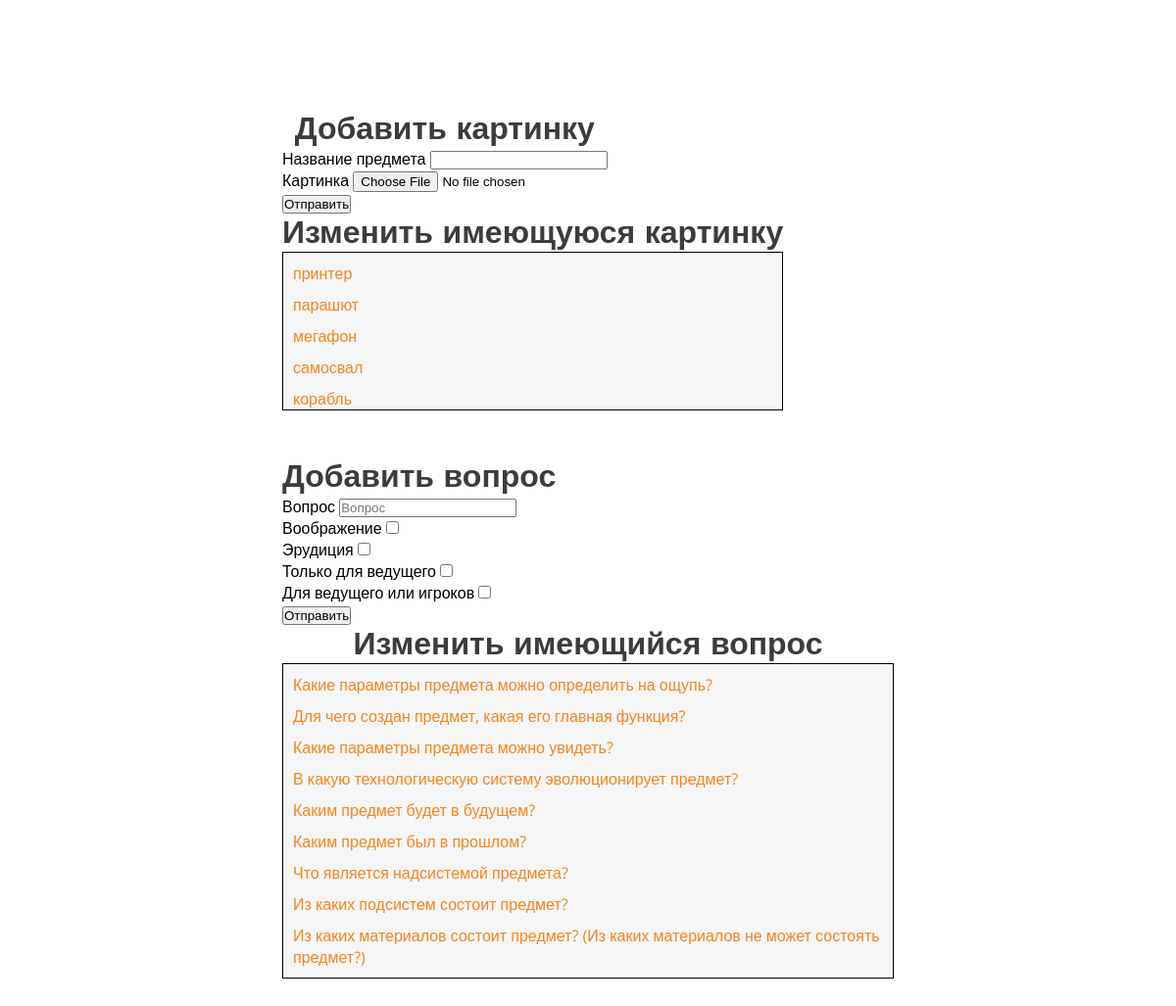
Screenshot of /admin (signed in) with the database file from the repository.
### data/items.py (models this page shows)
class Items(SqlAlchemyBase, SerializerMixin):
    __tablename__ = 'items'
    id = sqlalchemy.Column(sqlalchemy.Integer,
                           primary_key=True, autoincrement=True)
    name = sqlalchemy.Column(sqlalchemy.String)
    filename = sqlalchemy.Column(sqlalchemy.String)

### data/quests.py (models this page shows)
class Quests(SqlAlchemyBase, SerializerMixin):
    __tablename__ = 'quests'
    id = sqlalchemy.Column(sqlalchemy.Integer,
                           primary_key=True, autoincrement=True)
    quest = sqlalchemy.Column(sqlalchemy.String)
    image = sqlalchemy.Column(sqlalchemy.Boolean)
    erudition = sqlalchemy.Column(sqlalchemy.Boolean)
    leader = sqlalchemy.Column(sqlalchemy.Boolean)
    players = sqlalchemy.Column(sqlalchemy.Boolean)

### main.py (the view, shortened to what this page needs)
@app.route("/admin", methods=['GET', 'POST'])
@login_required
def admin():
    item_form, quest_form = ItemForm(), QuestForm()
    session = create_session()
    items = session.query(Items).all()
    quests = session.query(Quests).all()
    if item_form.validate_on_submit() and not quest_form.validate_on_submit():
        if 'image' not in request.files:
            flash('No file part')
            return redirect(request.url)
        name, file = item_form.name.data, request.files['image']
        if file.filename == '':
            flash('No selected file')
            return redirect(request.url)
        if file and allowed_file(file.filename):
            filename = secure_filename(file.filename)
            full_filename = os.path.join(app.config['UPLOAD_FOLDER'], filename)
            file.save(full_filename)
            session = create_session()
            item = Items()
            item.name, item.filename = name, full_filename
            session.add(item)
            session.commit()
            return render_template('admin_page.html', Iform=item_form, Qform=quest_form, item_error=False)
        return render_template('admin_page.html', Iform=item_form, Qform=quest_form, item_error=True)
    elif not quest_form.validate_on_submit():
        return render_template('admin_page.html', Iform=item_form, Qform=quest_form, item_error=True, items=items,
                               quests=quests)

### forms/item_add.py
class ItemForm(FlaskForm):
    name = StringField("Название предмета", validators=[DataRequired()], render_kw={
        "class": "input-str form-control",
        "required": True,
    })
    image = FileField('Картинка', validators=[DataRequired()], render_kw={
        "required": True,
    })
    submit = SubmitField('Отправить')

### forms/quest_add.py
class QuestForm(FlaskForm):
    label = "Вопрос"
    quest = StringField(label, validators=[DataRequired()], render_kw={
        "class": "input-str form-control",
        "required": True,
        "placeholder": label
    })
    label = "Воображение"
    image = BooleanField(label, render_kw={
        "class": "input-str form-control",
        "placeholder": label})
    label = "Эрудиция"
    erudition = BooleanField(label, render_kw={
        "class": "input-str form-control",
        "placeholder": label})
    label = "Только для ведущего"
    leader = BooleanField(label, render_kw={
        "class": "input-str form-control",
        "placeholder": label})
    label = "Для ведущего или игроков"
    players = BooleanField(label, render_kw={
        "class": "input-str form-control",
        "placeholder": label})
    submit = SubmitField('Отправить')

### data/db_session.py (called while the page is built)
def create_session() -> Session:
    global __factory
    return __factory()

### main.py (called while the page is built)
@login_manager.user_loader
def load_user(user_id):
    session = create_session()
    return session.query(Admin).get(user_id)

@app.after_request
def add_header(r):
    if not app.config["DEBUG"]:
        return r
    r.headers["Cache-Control"] = "no-cache, no-store, must-revalidate"
    r.headers["Pragma"] = "no-cache"
    r.headers["Expires"] = "0"
    r.headers['Cache-Control'] = 'public, max-age=0'
    return r

### templates/admin_page.html (shortened to what this page needs)
{% extends "base.html" %}
{% block styles %}
    <link rel="stylesheet" href="{{ url_for('static', filename='css/admin.css') }}">
{% endblock %}
{% block content %}
    <main>
        <div class="card-area">
            <div class="card-add">
                <form method=post enctype=multipart/form-data>
                    <h1>Добавить картинку</h1>
                    <div class="form-item">
                        {{ Iform.name.label }}
                        {{ Iform.name() }}
                    </div>
                    <div class="form-item">
                        {{ Iform.image.label }}
                        {{ Iform.image() }}
                    </div>
                    <div class="form-item">
                        {{ Iform.submit(type="submit", class="button") }}
                    </div>
                </form>
            </div>
            <div class="card-nav">
                <h1>Изменить имеющуюся картинку</h1>
                <div class="container card-container">
                    <ul>
                        {% for item in items %}
                            <li><a href="/admin/item/{{ item.id }}">{{ item.name }}</a></li>
                        {% endfor %}
                    </ul>
                </div>
            </div>
        </div>
        <div class="quest-area">
            <div class="quest-add">
                <form action="" method="post">
                    <h1>Добавить вопрос</h1>
                    <div class="form-item">
                        {{ Qform.quest.label }}
                        {{ Qform.quest() }}
                    </div>
                    <div class="form-item">
                        {{ Qform.image.label }}
                        {{ Qform.image() }}
                    </div>
                    <div class="form-item">
                        {{ Qform.erudition.label }}
                        {{ Qform.erudition() }}
                    </div>
                    <div class="form-item">
                        {{ Qform.leader.label }}
                        {{ Qform.leader() }}
                    </div>
                    <div class="form-item">
                        {{ Qform.players.label }}
                        {{ Qform.players() }}
                    </div>
                    <div class="form-item">
                        {{ Qform.submit(type="submit", class="button") }}
                    </div>
                </form>
            </div>
            <div class="quest-nav">
                <h1>Изменить имеющийся вопрос</h1>
                <div class="container quest-container">
                    <ul>
                        {% for item in quests %}
                            <li><a href="/admin/quest/{{ item.id }}">{{ item.quest }}</a></li>
                        {% endfor %}
                    </ul>
                </div>
            </div>
        </div>
    </main>
{% endblock %}

### static/css/base.css (style rules this page uses)
*, *::before, *::after { margin: 0; padding: 0; outline: none !important; -webkit-tap-highlight-color: rgba(0, 0, 0, 0) !important; }
body { font-family: "Open Sans", sans-serif; font-size: 16px; width: 100%; height: 100%; }
h1, h2, h3, h4, h5, h6 { font-family: "Russo one", sans-serif; text-align: center; color: #3c3c3c; }

### static/css/admin.css (style rules this page uses)
.card-area, .quest-area { margin: 3em; display: flex; flex-wrap: wrap; justify-content: space-between; }
.container.quest-container ul { height: 20em; }
.container, h1 { height: min-content; }
.container ul { overflow-y: scroll; height: 10em; background-color: #f6f6f6; border: 1px solid black; }
.container ul li { list-style: none; margin: 10px; }
.container ul li a { color: #F58420; text-decoration: none; }

### rows the page displays
Items: name "принтер"
Items: name "парашют"
Items: name "мегафон"
Items: name "самосвал"
Items: name "корабль"
Quests: quest "Какие параметры предмета можно определить на ощупь?"
Quests: quest "Для чего создан предмет, какая его главная функция?"
Quests: quest "Какие параметры предмета можно увидеть?"
Quests: quest "В какую технологическую систему эволюционирует предмет?"
Quests: quest "Каким предмет будет в будущем?"
Quests: quest "Каким предмет был в прошлом?"
Quests: quest "Что является надсистемой предмета?"
Quests: quest "Из каких подсистем состоит предмет?"
Quests: quest "Из каких материалов состоит предмет? (Из каких материалов не может состоять предмет?)"

### other values shown
{{ Iform.name.label }} "Название предмета"
{{ Iform.image.label }} "Картинка"
{{ Qform.quest.label }} "Вопрос"
{{ Qform.image.label }} "Воображение"
{{ Qform.erudition.label }} "Эрудиция"
{{ Qform.leader.label }} "Только для ведущего"
{{ Qform.players.label }} "Для ведущего или игроков"
